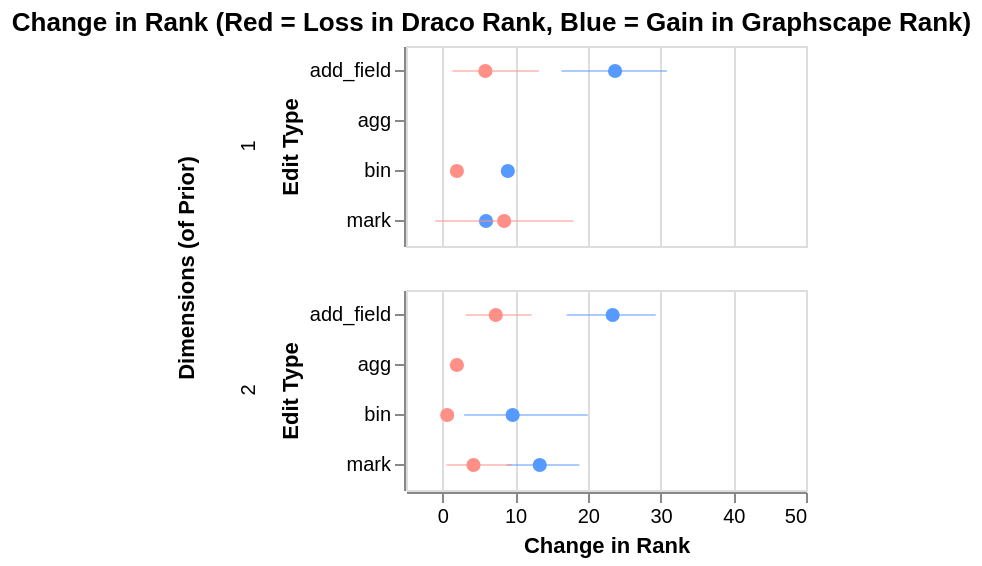

The Vega-Lite source for this figure:
### Vega-Lite specification from a JSON file in a GitHub repository (floating-point values rounded to 4 significant figures; data arrays with more than 128 entries replaced by an {"elided": "..."} marker saying what was removed)
{"$schema": "https://vega.github.io/schema/vega-lite/v5.json", "description": "A simple bar chart with embedded data.", "facet": {"row": {"field": "prior_dimensions", "type": "nominal", "title": "Dimensions (of Prior)"}}, "title": {"text": "Change in Rank (Red = Loss in Draco Rank, Blue = Gain in Graphscape Rank)", "anchor": "middle"}, "background": "white", "transform": [{"filter": "datum.prior_dimensions !== null && !(datum.delta_dr === 0 && datum.delta_gr === 0)"}, {"calculate": "-datum.delta_dr", "as": "neg_delta_dr"}], "spec": {"width": 200, "height": 100, "encoding": {"y": {"field": "edit_type", "type": "nominal", "title": "Edit Type"}}, "layer": [{"mark": {"type": "point", "filled": true, "color": "#579aff", "size": 50}, "encoding": {"x": {"field": "delta_gr", "type": "quantitative", "aggregate": "mean"}}}, {"mark": {"type": "errorbar", "extent": "ci", "color": "#579aff", "opacity": 0.5, "width": 20}, "encoding": {"x": {"field": "delta_gr", "type": "quantitative", "scale": {"domain": [-5, 50]}, "title": "Change in Rank"}}}, {"mark": {"type": "point", "filled": true, "color": "#ff8f87", "size": 50}, "encoding": {"x": {"field": "neg_delta_dr", "type": "quantitative", "aggregate": "mean"}}}, {"mark": {"type": "errorbar", "extent": "ci", "color": "#ff8f87", "opacity": 0.5}, "encoding": {"x": {"field": "neg_delta_dr", "type": "quantitative", "scale": {"domain": [-5, 50]}, "title": "Change in Rank"}}}]}, "data": {"values": {"elided": "164 records"}}, "config": {}}
